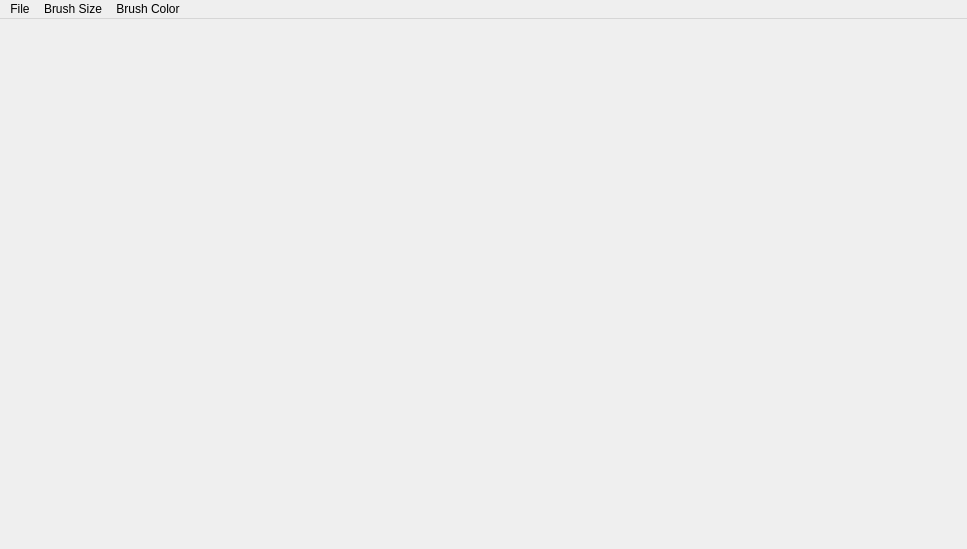
<?xml version="1.0" encoding="UTF-8"?>
<ui version="4.0">
 <class>MainWindow</class>
 <widget class="QMainWindow" name="MainWindow">
  <property name="geometry">
   <rect>
    <x>0</x>
    <y>0</y>
    <width>967</width>
    <height>549</height>
   </rect>
  </property>
  <property name="windowTitle">
   <string>MainWindow</string>
  </property>
  <widget class="QWidget" name="centralWidget"/>
  <widget class="QMenuBar" name="menuBar">
   <property name="geometry">
    <rect>
     <x>0</x>
     <y>0</y>
     <width>967</width>
     <height>25</height>
    </rect>
   </property>
   <widget class="QMenu" name="menuFile">
    <property name="title">
     <string>File</string>
    </property>
    <addaction name="actionSave"/>
    <addaction name="actionClear"/>
   </widget>
   <widget class="QMenu" name="menuBrush_Size">
    <property name="title">
     <string>Brush Size</string>
    </property>
    <addaction name="action2px"/>
    <addaction name="action5px"/>
    <addaction name="actionPx"/>
   </widget>
   <widget class="QMenu" name="menuBrush_Color">
    <property name="title">
     <string>Brush Color</string>
    </property>
    <addaction name="actionBlack"/>
    <addaction name="actionWhite"/>
    <addaction name="actionRed"/>
    <addaction name="actionGreem"/>
    <addaction name="actionBlue"/>
   </widget>
   <addaction name="menuFile"/>
   <addaction name="menuBrush_Size"/>
   <addaction name="menuBrush_Color"/>
  </widget>
  <action name="actionSave">
   <property name="text">
    <string>Save</string>
   </property>
  </action>
  <action name="actionClear">
   <property name="text">
    <string>Clear</string>
   </property>
  </action>
  <action name="action2px">
   <property name="text">
    <string>2px</string>
   </property>
  </action>
  <action name="action5px">
   <property name="text">
    <string>5px</string>
   </property>
  </action>
  <action name="actionPx">
   <property name="text">
    <string>10px</string>
   </property>
  </action>
  <action name="actionBlack">
   <property name="text">
    <string>Black</string>
   </property>
  </action>
  <action name="actionWhite">
   <property name="text">
    <string>White</string>
   </property>
  </action>
  <action name="actionRed">
   <property name="text">
    <string>Red</string>
   </property>
  </action>
  <action name="actionGreem">
   <property name="text">
    <string>Green</string>
   </property>
  </action>
  <action name="actionBlue">
   <property name="text">
    <string>Blue</string>
   </property>
  </action>
 </widget>
 <layoutdefault spacing="6" margin="11"/>
 <resources/>
 <connections/>
</ui>
